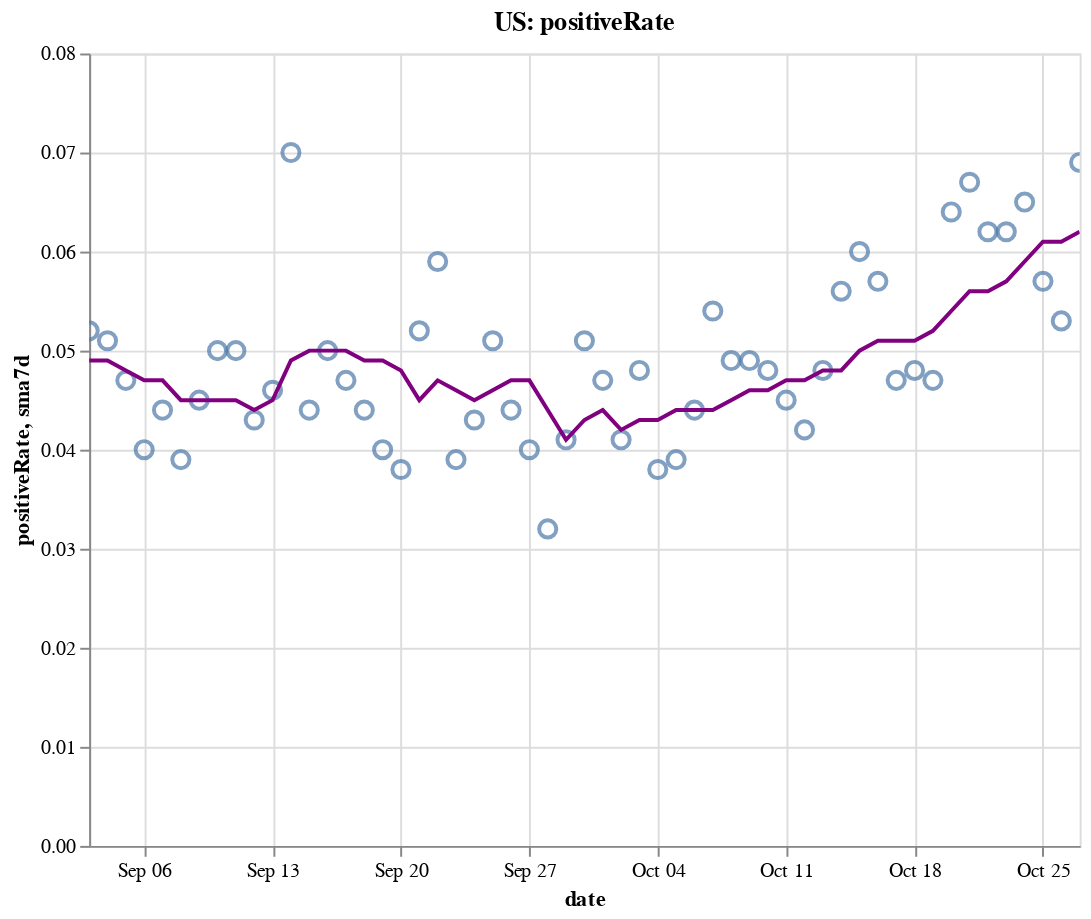

Notebook code for this chart:
### Code cell
create_plot(us, 'positiveRate')

### Figure 1 — Vega-Lite specification as saved in the notebook (floating-point values rounded to 4 significant figures)
{"config": {"view": {"continuousWidth": 400, "continuousHeight": 300}}, "layer": [{"layer": [{"mark": {"type": "point", "size": 75}, "encoding": {"tooltip": [{"type": "temporal", "field": "date"}, {"type": "quantitative", "field": "positiveRate"}, {"type": "quantitative", "field": "sma7d"}], "x": {"type": "temporal", "field": "date"}, "y": {"type": "quantitative", "field": "positiveRate"}}, "selection": {"selector004": {"type": "interval", "bind": "scales", "encodings": ["x", "y"]}}}, {"mark": {"type": "line", "color": "purple"}, "encoding": {"x": {"type": "temporal", "field": "date"}, "y": {"type": "quantitative", "field": "sma7d"}}}]}, {"mark": {"type": "rule", "color": "#aaa"}, "encoding": {"x": {"type": "temporal", "field": "date"}}, "transform": [{"filter": {"selection": "selector003"}}]}, {"mark": "circle", "encoding": {"opacity": {"condition": {"value": 1, "selection": "selector003"}, "value": 0}, "tooltip": [{"type": "temporal", "field": "date"}, {"type": "quantitative", "field": "positiveRate"}, {"type": "quantitative", "field": "sma7d"}], "x": {"type": "temporal", "field": "date"}, "y": {"type": "quantitative", "field": "positiveRate"}}, "selection": {"selector003": {"type": "single", "encodings": ["x"], "on": "mouseover", "nearest": true, "empty": "none"}}}, {"mark": {"type": "text", "align": "left", "dx": 5, "dy": -5, "stroke": "white", "strokeWidth": 2}, "encoding": {"text": {"type": "quantitative", "field": "positiveRate"}, "tooltip": [{"type": "temporal", "field": "date"}, {"type": "quantitative", "field": "positiveRate"}, {"type": "quantitative", "field": "sma7d"}], "x": {"type": "temporal", "field": "date"}, "y": {"type": "quantitative", "field": "positiveRate"}}, "transform": [{"filter": {"selection": "selector003"}}]}, {"mark": {"type": "text", "align": "left", "dx": 5, "dy": -5}, "encoding": {"text": {"type": "quantitative", "field": "positiveRate"}, "tooltip": [{"type": "temporal", "field": "date"}, {"type": "quantitative", "field": "positiveRate"}, {"type": "quantitative", "field": "sma7d"}], "x": {"type": "temporal", "field": "date"}, "y": {"type": "quantitative", "field": "positiveRate"}}, "transform": [{"filter": {"selection": "selector003"}}]}], "data": {"name": "data-f5c3f96127e287a009b61b68829c2c7e"}, "height": 400, "title": "US: positiveRate", "width": 500, "$schema": "https://vega.github.io/schema/vega-lite/v4.8.1.json", "datasets": {"data-f5c3f96127e287a009b61b68829c2c7e": [{"date": "2020-09-03T00:00:00", "totalTestResultsIncrease": 862500.0, "positiveIncrease": 44630.0, "death": 178700.0, "deathIncrease": 1070.0, "positiveRate": 0.052, "state": "US", "sma7d": 0.049}, {"date": "2020-09-04T00:00:00", "totalTestResultsIncrease": 1019000.0, "positiveIncrease": 51540.0, "death": 179700.0, "deathIncrease": 998.0, "positiveRate": 0.051, "state": "US", "sma7d": 0.049}, {"date": "2020-09-05T00:00:00", "totalTestResultsIncrease": 945900.0, "positiveIncrease": 44840.0, "death": 180700.0, "deathIncrease": 918.0, "positiveRate": 0.047, "state": "US", "sma7d": 0.048}, {"date": "2020-09-06T00:00:00", "totalTestResultsIncrease": 818800.0, "positiveIncrease": 33070.0, "death": 181100.0, "deathIncrease": 449.0, "positiveRate": 0.04, "state": "US", "sma7d": 0.047}, {"date": "2020-09-07T00:00:00", "totalTestResultsIncrease": 649900.0, "positiveIncrease": 28660.0, "death": 181300.0, "deathIncrease": 225.0, "positiveRate": 0.044, "state": "US", "sma7d": 0.047}, {"date": "2020-09-08T00:00:00", "totalTestResultsIncrease": 573300.0, "positiveIncrease": 22200.0, "death": 181700.0, "deathIncrease": 358.0, "positiveRate": 0.039, "state": "US", "sma7d": 0.045}, {"date": "2020-09-09T00:00:00", "totalTestResultsIncrease": 683600.0, "positiveIncrease": 31060.0, "death": 182800.0, "deathIncrease": 1084.0, "positiveRate": 0.045, "state": "US", "sma7d": 0.045}, {"date": "2020-09-10T00:00:00", "totalTestResultsIncrease": 757300.0, "positiveIncrease": 37540.0, "death": 183900.0, "deathIncrease": 1170.0, "positiveRate": 0.05, "state": "US", "sma7d": 0.045}, {"date": "2020-09-11T00:00:00", "totalTestResultsIncrease": 896600.0, "positiveIncrease": 44880.0, "death": 185000.0, "deathIncrease": 1018.0, "positiveRate": 0.05, "state": "US", "sma7d": 0.045}, {"date": "2020-09-12T00:00:00", "totalTestResultsIncrease": 976700.0, "positiveIncrease": 42070.0, "death": 185800.0, "deathIncrease": 810.0, "positiveRate": 0.043, "state": "US", "sma7d": 0.044}, {"date": "2020-09-13T00:00:00", "totalTestResultsIncrease": 754400.0, "positiveIncrease": 34420.0, "death": 186200.0, "deathIncrease": 390.0, "positiveRate": 0.046, "state": "US", "sma7d": 0.045}, {"date": "2020-09-14T00:00:00", "totalTestResultsIncrease": 486500.0, "positiveIncrease": 33850.0, "death": 186600.0, "deathIncrease": 404.0, "positiveRate": 0.07, "state": "US", "sma7d": 0.049}, {"date": "2020-09-15T00:00:00", "totalTestResultsIncrease": 795700.0, "positiveIncrease": 35070.0, "death": 187600.0, "deathIncrease": 1031.0, "positiveRate": 0.044, "state": "US", "sma7d": 0.05}, {"date": "2020-09-16T00:00:00", "totalTestResultsIncrease": 806900.0, "positiveIncrease": 39950.0, "death": 188800.0, "deathIncrease": 1200.0, "positiveRate": 0.05, "state": "US", "sma7d": 0.05}, {"date": "2020-09-17T00:00:00", "totalTestResultsIncrease": 932100.0, "positiveIncrease": 43580.0, "death": 189700.0, "deathIncrease": 863.0, "positiveRate": 0.047, "state": "US", "sma7d": 0.05}, {"date": "2020-09-18T00:00:00", "totalTestResultsIncrease": 1068000.0, "positiveIncrease": 47460.0, "death": 190600.0, "deathIncrease": 901.0, "positiveRate": 0.044, "state": "US", "sma7d": 0.049}, {"date": "2020-09-19T00:00:00", "totalTestResultsIncrease": 1149000.0, "positiveIncrease": 45500.0, "death": 191300.0, "deathIncrease": 740.0, "positiveRate": 0.04, "state": "US", "sma7d": 0.049}, {"date": "2020-09-20T00:00:00", "totalTestResultsIncrease": 959800.0, "positiveIncrease": 36270.0, "death": 191600.0, "deathIncrease": 327.0, "positiveRate": 0.038, "state": "US", "sma7d": 0.048}, {"date": "2020-09-21T00:00:00", "totalTestResultsIncrease": 756200.0, "positiveIncrease": 39460.0, "death": 191900.0, "deathIncrease": 287.0, "positiveRate": 0.052, "state": "US", "sma7d": 0.045}, {"date": "2020-09-22T00:00:00", "totalTestResultsIncrease": 834000.0, "positiveIncrease": 49380.0, "death": 192800.0, "deathIncrease": 854.0, "positiveRate": 0.059, "state": "US", "sma7d": 0.047}, {"date": "2020-09-23T00:00:00", "totalTestResultsIncrease": 988000.0, "positiveIncrease": 38570.0, "death": 193900.0, "deathIncrease": 1159.0, "positiveRate": 0.039, "state": "US", "sma7d": 0.046}, {"date": "2020-09-24T00:00:00", "totalTestResultsIncrease": 1009000.0, "positiveIncrease": 43710.0, "death": 194800.0, "deathIncrease": 921.0, "positiveRate": 0.043, "state": "US", "sma7d": 0.045}, {"date": "2020-09-25T00:00:00", "totalTestResultsIncrease": 1093000.0, "positiveIncrease": 55490.0, "death": 195700.0, "deathIncrease": 844.0, "positiveRate": 0.051, "state": "US", "sma7d": 0.046}, {"date": "2020-09-26T00:00:00", "totalTestResultsIncrease": 1094000.0, "positiveIncrease": 47790.0, "death": 196600.0, "deathIncrease": 869.0, "positiveRate": 0.044, "state": "US", "sma7d": 0.047}, {"date": "2020-09-27T00:00:00", "totalTestResultsIncrease": 876600.0, "positiveIncrease": 35420.0, "death": 196900.0, "deathIncrease": 307.0, "positiveRate": 0.04, "state": "US", "sma7d": 0.047}, {"date": "2020-09-28T00:00:00", "totalTestResultsIncrease": 1139000.0, "positiveIncrease": 36510.0, "death": 197100.0, "deathIncrease": 257.0, "positiveRate": 0.032, "state": "US", "sma7d": 0.044}, {"date": "2020-09-29T00:00:00", "totalTestResultsIncrease": 894000.0, "positiveIncrease": 36890.0, "death": 197900.0, "deathIncrease": 739.0, "positiveRate": 0.041, "state": "US", "sma7d": 0.041}, {"date": "2020-09-30T00:00:00", "totalTestResultsIncrease": 876500.0, "positiveIncrease": 44360.0, "death": 198900.0, "deathIncrease": 1061.0, "positiveRate": 0.051, "state": "US", "sma7d": 0.043}, {"date": "2020-10-01T00:00:00", "totalTestResultsIncrease": 967400.0, "positiveIncrease": 45620.0, "death": 199800.0, "deathIncrease": 851.0, "positiveRate": 0.047, "state": "US", "sma7d": 0.044}, {"date": "2020-10-02T00:00:00", "totalTestResultsIncrease": 1209000.0, "positiveIncrease": 49480.0, "death": 200600.0, "deathIncrease": 835.0, "positiveRate": 0.041, "state": "US", "sma7d": 0.042}, {"date": "2020-10-03T00:00:00", "totalTestResultsIncrease": 1067000.0, "positiveIncrease": 51340.0, "death": 201400.0, "deathIncrease": 741.0, "positiveRate": 0.048, "state": "US", "sma7d": 0.043}, {"date": "2020-10-04T00:00:00", "totalTestResultsIncrease": 1003000.0, "positiveIncrease": 38360.0, "death": 201700.0, "deathIncrease": 363.0, "positiveRate": 0.038, "state": "US", "sma7d": 0.043}, {"date": "2020-10-05T00:00:00", "totalTestResultsIncrease": 966900.0, "positiveIncrease": 38120.0, "death": 202000.0, "deathIncrease": 326.0, "positiveRate": 0.039, "state": "US", "sma7d": 0.044}, {"date": "2020-10-06T00:00:00", "totalTestResultsIncrease": 881900.0, "positiveIncrease": 38610.0, "death": 202700.0, "deathIncrease": 634.0, "positiveRate": 0.044, "state": "US", "sma7d": 0.044}, {"date": "2020-10-07T00:00:00", "totalTestResultsIncrease": 935600.0, "positiveIncrease": 50560.0, "death": 203600.0, "deathIncrease": 916.0, "positiveRate": 0.054, "state": "US", "sma7d": 0.044}, {"date": "2020-10-08T00:00:00", "totalTestResultsIncrease": 1117000.0, "positiveIncrease": 55290.0, "death": 204600.0, "deathIncrease": 986.0, "positiveRate": 0.049, "state": "US", "sma7d": 0.045}, {"date": "2020-10-09T00:00:00", "totalTestResultsIncrease": 1168000.0, "positiveIncrease": 57000.0, "death": 205500.0, "deathIncrease": 893.0, "positiveRate": 0.049, "state": "US", "sma7d": 0.046}, {"date": "2020-10-10T00:00:00", "totalTestResultsIncrease": 1208000.0, "positiveIncrease": 57490.0, "death": 206100.0, "deathIncrease": 665.0, "positiveRate": 0.048, "state": "US", "sma7d": 0.046}, {"date": "2020-10-11T00:00:00", "totalTestResultsIncrease": 1045000.0, "positiveIncrease": 46790.0, "death": 206600.0, "deathIncrease": 466.0, "positiveRate": 0.045, "state": "US", "sma7d": 0.047}, {"date": "2020-10-12T00:00:00", "totalTestResultsIncrease": 1037000.0, "positiveIncrease": 43110.0, "death": 206900.0, "deathIncrease": 287.0, "positiveRate": 0.042, "state": "US", "sma7d": 0.047}, {"date": "2020-10-13T00:00:00", "totalTestResultsIncrease": 1014000.0, "positiveIncrease": 48320.0, "death": 207600.0, "deathIncrease": 690.0, "positiveRate": 0.048, "state": "US", "sma7d": 0.048}, {"date": "2020-10-14T00:00:00", "totalTestResultsIncrease": 1012000.0, "positiveIncrease": 56720.0, "death": 208400.0, "deathIncrease": 811.0, "positiveRate": 0.056, "state": "US", "sma7d": 0.048}, {"date": "2020-10-15T00:00:00", "totalTestResultsIncrease": 1054000.0, "positiveIncrease": 63100.0, "death": 209300.0, "deathIncrease": 951.0, "positiveRate": 0.06, "state": "US", "sma7d": 0.05}, {"date": "2020-10-16T00:00:00", "totalTestResultsIncrease": 1191000.0, "positiveIncrease": 68040.0, "death": 210200.0, "deathIncrease": 877.0, "positiveRate": 0.057, "state": "US", "sma7d": 0.051}, {"date": "2020-10-17T00:00:00", "totalTestResultsIncrease": 1242000.0, "positiveIncrease": 57870.0, "death": 211000.0, "deathIncrease": 780.0, "positiveRate": 0.047, "state": "US", "sma7d": 0.051}, {"date": "2020-10-18T00:00:00", "totalTestResultsIncrease": 1017000.0, "positiveIncrease": 48860.0, "death": 211400.0, "deathIncrease": 393.0, "positiveRate": 0.048, "state": "US", "sma7d": 0.051}, {"date": "2020-10-19T00:00:00", "totalTestResultsIncrease": 1222000.0, "positiveIncrease": 57130.0, "death": 211800.0, "deathIncrease": 456.0, "positiveRate": 0.047, "state": "US", "sma7d": 0.052}, {"date": "2020-10-20T00:00:00", "totalTestResultsIncrease": 939000.0, "positiveIncrease": 60560.0, "death": 212700.0, "deathIncrease": 832.0, "positiveRate": 0.064, "state": "US", "sma7d": 0.054}, {"date": "2020-10-21T00:00:00", "totalTestResultsIncrease": 912700.0, "positiveIncrease": 60710.0, "death": 213700.0, "deathIncrease": 1024.0, "positiveRate": 0.067, "state": "US", "sma7d": 0.056}, {"date": "2020-10-22T00:00:00", "totalTestResultsIncrease": 1172000.0, "positiveIncrease": 73010.0, "death": 214800.0, "deathIncrease": 1143.0, "positiveRate": 0.062, "state": "US", "sma7d": 0.056}, {"date": "2020-10-23T00:00:00", "totalTestResultsIncrease": 1336000.0, "positiveIncrease": 83060.0, "death": 215800.0, "deathIncrease": 917.0, "positiveRate": 0.062, "state": "US", "sma7d": 0.057}, {"date": "2020-10-24T00:00:00", "totalTestResultsIncrease": 1271000.0, "positiveIncrease": 82920.0, "death": 216700.0, "deathIncrease": 890.0, "positiveRate": 0.065, "state": "US", "sma7d": 0.059}, {"date": "2020-10-25T00:00:00", "totalTestResultsIncrease": 1159000.0, "positiveIncrease": 65650.0, "death": 217000.0, "deathIncrease": 377.0, "positiveRate": 0.057, "state": "US", "sma7d": 0.061}, {"date": "2020-10-26T00:00:00", "totalTestResultsIncrease": 1178000.0, "positiveIncrease": 62270.0, "death": 217400.0, "deathIncrease": 389.0, "positiveRate": 0.053, "state": "US", "sma7d": 0.061}, {"date": "2020-10-27T00:00:00", "totalTestResultsIncrease": 1046000.0, "positiveIncrease": 72710.0, "death": 218300.0, "deathIncrease": 929.0, "positiveRate": 0.069, "state": "US", "sma7d": 0.062}]}}
